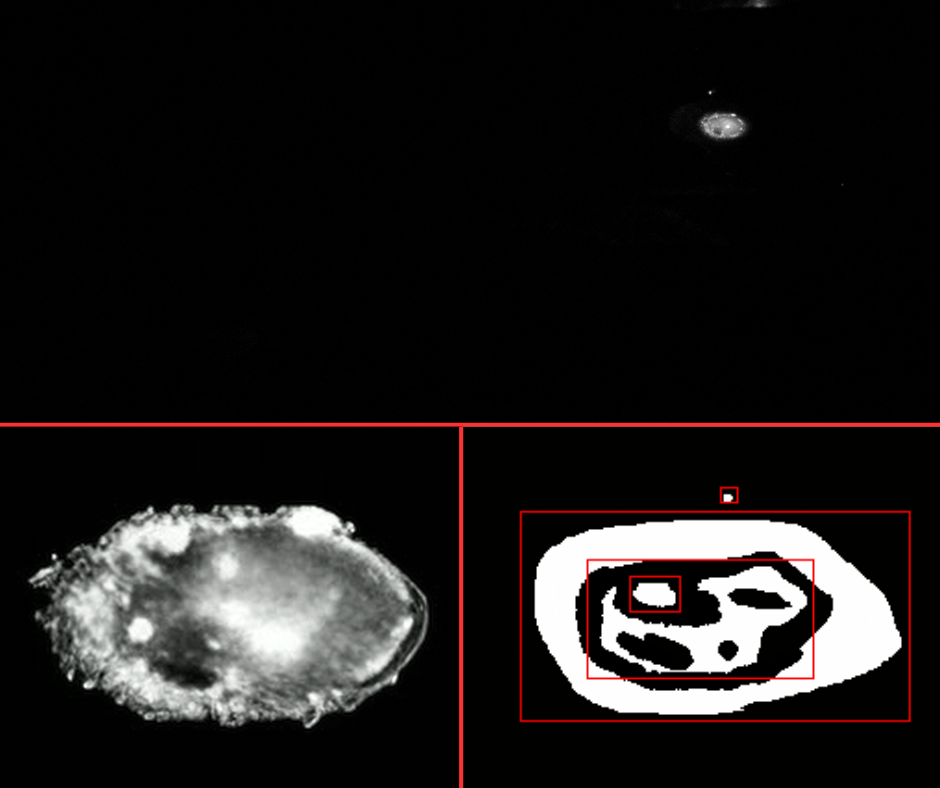
#> input picture assets/metal_pool_collage.png, 940 x 788 px, given in place of polvo_completo_original.avi, which was not available
$ jupyter execute Pipeline_v0_4.2.ipynb   (shell and % lines are left out)
#> lines starting #> are read from the running program, lines starting #| are printed output that depends on the picture; after the words box and inside, x2 and y2 are one past the last pixel; in counts of white or black regions, pixels touching at a corner belong together; pictures that were not available may be replaced by others from this repository, and a replacement may not be noted
[cell 1]
#Eliminamos los frames de un proceso anterior para limpiar las carpetas

[cell 2]
#########################################################################################
# Funciones
#########################################################################################

import cv2
import numpy as np
import os
import glob # libreria para buscar los archivos a procesar
import torch
from tqdm import tqdm
import re

# [46 lines left out: function frames_to_video, not called in this run]


# def frames_to_video(frames_folder, output_path, fps=30):
#   """
#   Crea un video a partir de una carpeta con los frames del video.

#   Args:
#     frames_folder: La ruta a la carpeta que contiene los frames del video.
#     output_path: La ruta al archivo de video de salida.
#     fps: La cantidad de frames por segundo del video.
#   """

#   # Obtener la lista de frames en la carpeta
#   frames = sorted([f for f in os.listdir(frames_folder) if f.endswith(('.jpg', '.png'))])

#   # Leer el primer frame para obtener las dimensiones del video
#   first_frame = cv2.imread(os.path.join(frames_folder, frames[0]))
#   height, width, _ = first_frame.shape

#   # Crear el objeto VideoWriter
#   fourcc = cv2.VideoWriter_fourcc(*'mp4v')  # Códec para MP4
#   video_writer = cv2.VideoWriter(output_path, fourcc, fps, (width, height))

#   # Escribir cada frame en el video
#   for frame_name in frames:
#     frame_path = os.path.join(frames_folder, frame_name)
#     frame = cv2.imread(frame_path)
#     video_writer.write(frame)

#   # Liberar recursos
#   video_writer.release()
#   cv2.destroyAllWindows()


def recorte_auto(input_video_path, output_folder, output_video_path, umbral):
    """
    Procesa un video de una piscina de metal fundido en movimiento horizontal,
    detecta los límites vertical y horizontal donde aparece la piscina entre el
    primer y último frame, recorta todos los frames a estos límites y
    genera un nuevo video.

    Args:
        input_video_path: Ruta del video de entrada
        output_folder: Carpeta donde guardar los frames recortados
        output_video_path: Ruta donde guardar el video resultante
        umbral: Valor de pixel que sirve como umbral entre 0 y 255
    """
#> called with output_folder = 'inputs', output_video_path = '/videos/FULL_umbral70_pl4.mp4', umbral = 70
    # Crear carpeta de salida si no existe
    if not os.path.exists(output_folder):
        os.makedirs(output_folder)

    # Abrir el video
    cap = cv2.VideoCapture(input_video_path)
    if not cap.isOpened():
        print(f"Error: No se pudo abrir el video {input_video_path}")
        return

    # Obtener propiedades del video
    fps = cap.get(cv2.CAP_PROP_FPS)
    frame_count = int(cap.get(cv2.CAP_PROP_FRAME_COUNT))
    width = int(cap.get(cv2.CAP_PROP_FRAME_WIDTH))
    height = int(cap.get(cv2.CAP_PROP_FRAME_HEIGHT))

    print(f"Procesando video: {frame_count} frames, {width}x{height} píxeles, {fps} FPS")

    # Variables para almacenar los límites verticales
    min_y = height
    max_y = 0

    # Variables para almacenar los límites horizontales
    # Inicializamos con valores que garantizan que cubran toda la anchura inicialmente
    min_x_global = width
    max_x_global = 0

    # Primera pasada: Detectar contornos en todos los frames para determinar límites verticales
    # print("Pasada 1: Detectando límites verticales...")

    for _ in tqdm(range(frame_count)):
        ret, frame = cap.read()
        if not ret:
            break

        # Convertir a escala de grises
        gray = cv2.cvtColor(frame, cv2.COLOR_BGR2GRAY)

        # Aplicar umbral fijo de 60
        _, thresh = cv2.threshold(gray, umbral, 255, cv2.THRESH_BINARY)

        # Detectar contornos
        contours, _ = cv2.findContours(thresh, cv2.RETR_EXTERNAL, cv2.CHAIN_APPROX_SIMPLE)

        if contours:
            # Elegir el contorno más grande (asumimos que es la piscina)
            c = max(contours, key=cv2.contourArea)
            x, y, w, h = cv2.boundingRect(c)

            # Actualizar los límites verticales globales
            min_y = min(min_y, y)
            max_y = max(max_y, y + h)
#> this loop made 1 pass
#> (x, y, w, h, min_y, max_y) on pass 1: (52, 505, 376, 223, 505, 728)
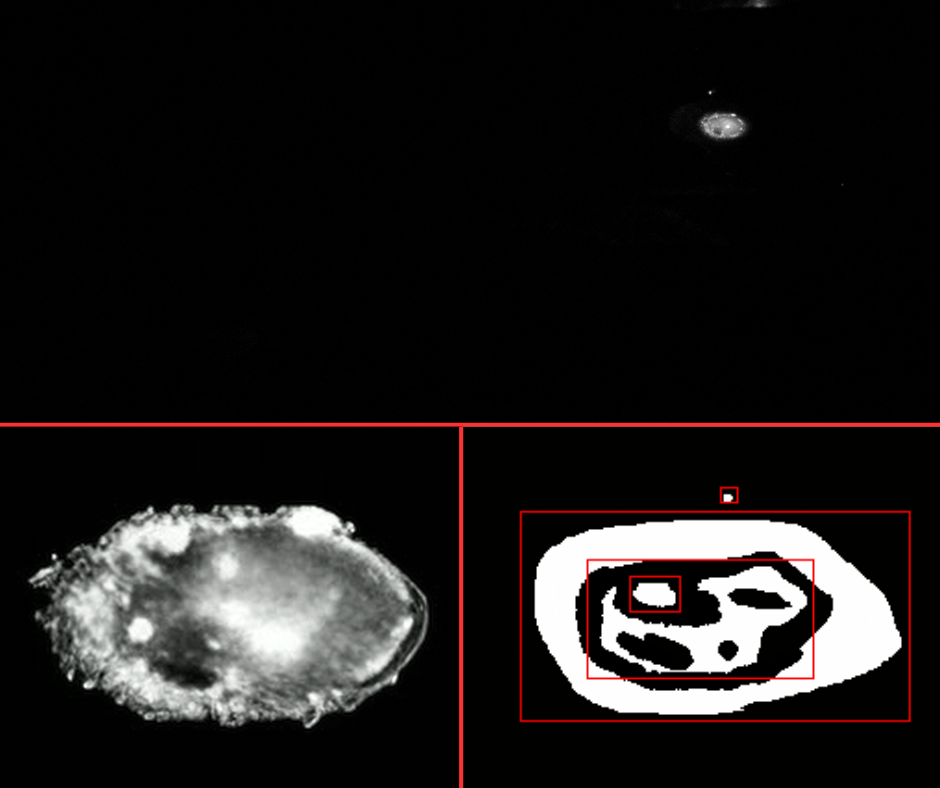
#> input picture assets/metal_pool_collage.png, 940 x 788 px, given in place of polvo_completo_original.avi, which was not available
#> pass 1, in recorte_auto, `gray = cv2.cvtColor(frame, cv2.COLOR_BGR2GRAY)`:
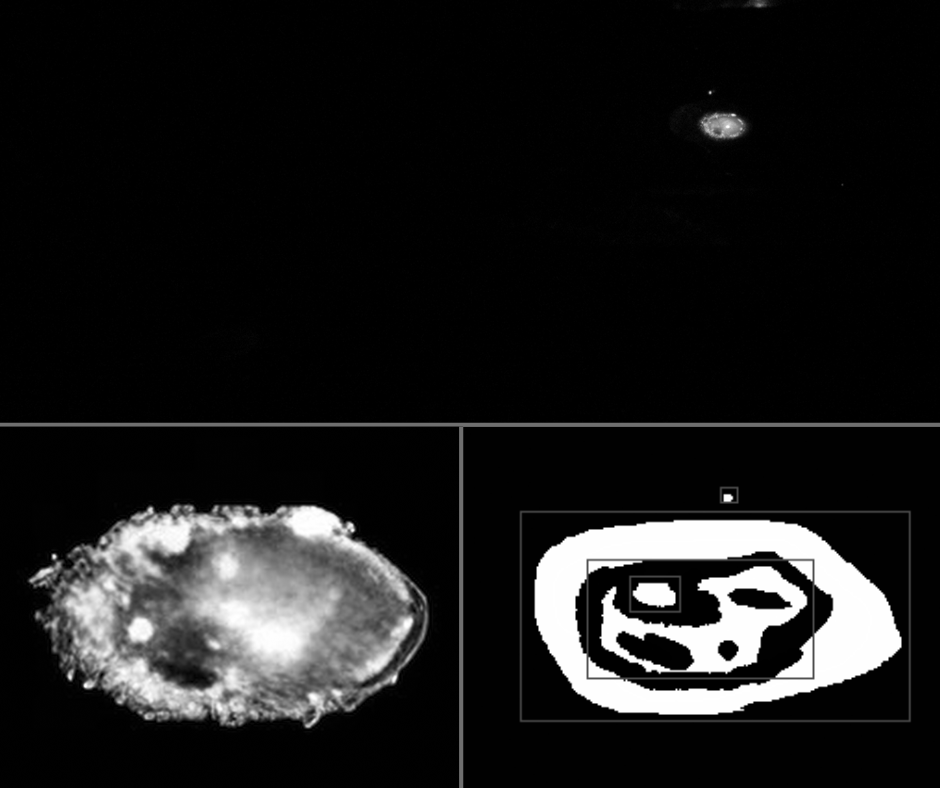
#> gray: shape (788, 940); min 0, max 255, mean 27.9
#> pass 1, in recorte_auto, `_, thresh = cv2.threshold(gray, umbral, 255, cv2.THRESH_BINARY)`:
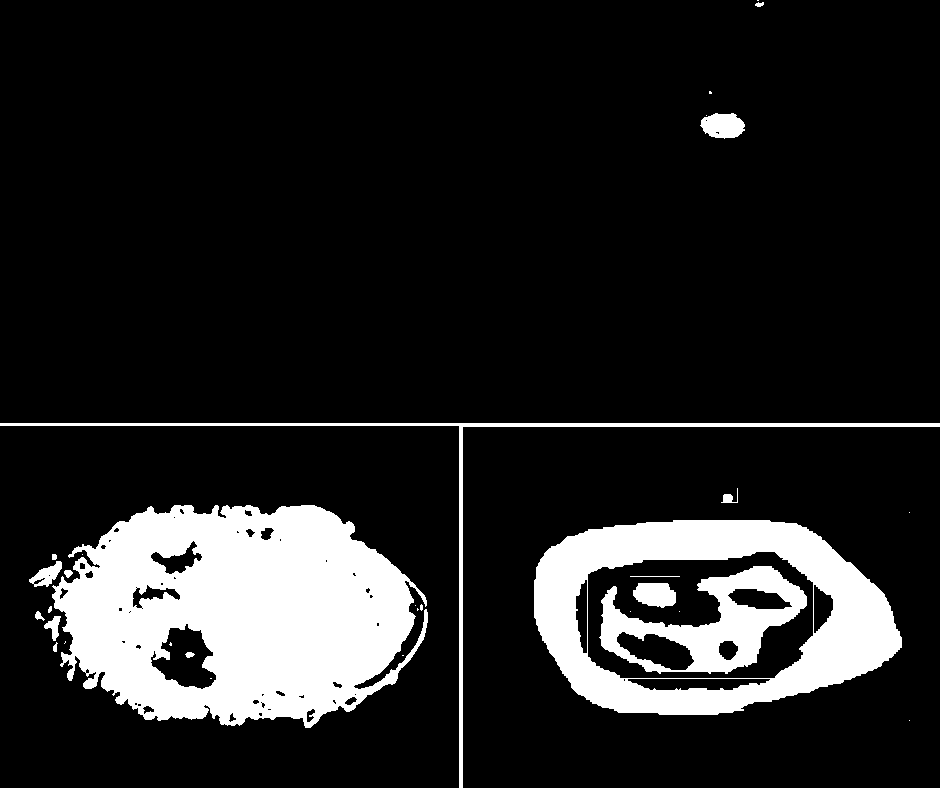
#> thresh: shape (788, 940); 14.2% white; 32 white regions (15 under 20 px), largest, box (x1, y1, x2, y2) and area: (52, 505, 428, 728) 58627, (534, 520, 902, 715) 29975, (599, 566, 807, 674) 9134
#> frame is the input picture: shape (788, 940, 3); mean B, G, R 26.6, 27.2, 29.6

    # Reiniciar el video para detectar los límites horizontales en el primer y último frame
    # print("Detectando límites horizontales en el primer y último frame...")
    cap.release()
    cap = cv2.VideoCapture(input_video_path)

    # Obtener primer frame
    ret, first_frame = cap.read()
    if not ret:
        print("Error: No se pudo leer el primer frame")
        return

    # Procesar primer frame para obtener límites horizontales
    gray = cv2.cvtColor(first_frame, cv2.COLOR_BGR2GRAY)
    _, thresh = cv2.threshold(gray, umbral, 255, cv2.THRESH_BINARY)
    contours, _ = cv2.findContours(thresh, cv2.RETR_EXTERNAL, cv2.CHAIN_APPROX_SIMPLE)

    if contours:
        c = max(contours, key=cv2.contourArea)
#> c = contour of 897 points, box (x1, y1, x2, y2) (52, 505, 428, 728), area 62128
        x, y, w, h = cv2.boundingRect(c)
        min_x_first = x
#> min_x_first = 52
        max_x_first = x + w
#> max_x_first = 428
        # print(f"Límites horizontales en el primer frame: x_min={min_x_first}, x_max={max_x_first}")
    else:
        min_x_first = 0
        max_x_first = width

    # Posicionar en el último frame
    total_frames = int(cap.get(cv2.CAP_PROP_FRAME_COUNT))
    cap.set(cv2.CAP_PROP_POS_FRAMES, total_frames - 1)

    # Obtener último frame
    ret, last_frame = cap.read()
    if not ret:
        print("Error: No se pudo leer el último frame")
        return

    # Procesar último frame para obtener límites horizontales
    gray = cv2.cvtColor(last_frame, cv2.COLOR_BGR2GRAY)
    _, thresh = cv2.threshold(gray, umbral, 255, cv2.THRESH_BINARY)
    contours, _ = cv2.findContours(thresh, cv2.RETR_EXTERNAL, cv2.CHAIN_APPROX_SIMPLE)

    if contours:
        c = max(contours, key=cv2.contourArea)
        x, y, w, h = cv2.boundingRect(c)
        min_x_last = x
#> min_x_last = 52
        max_x_last = x + w
#> max_x_last = 428
        # print(f"Límites horizontales en el último frame: x_min={min_x_last}, x_max={max_x_last}")
    else:
        min_x_last = 0
        max_x_last = width

    # Determinar los límites horizontales globales
    # Extendemos la región para que incluya la posición de la piscina tanto en el inicio como en el final
    min_x_global = min(min_x_first, min_x_last)
#> min_x_global = 52
    max_x_global = max(max_x_first, max_x_last)
#> max_x_global = 428

    # Añadir un margen de seguridad
    margin = 3
    min_y = max(0, min_y - margin)
#> min_y = 502
    max_y = min(height - 1, max_y + margin)
#> max_y = 731
    min_x_global = max(0, min_x_global - margin)
#> min_x_global = 49
    max_x_global = min(width - 1, max_x_global + margin)
#> max_x_global = 431

    # print(f"Límites finales para recorte: y_min={min_y}, y_max={max_y}, x_min={min_x_global}, x_max={max_x_global}")

    # Reiniciar el video para la tercera pasada (recorte y guardado)
    cap.release()
    cap = cv2.VideoCapture(input_video_path)

    # Tercera pasada: recortar y guardar los frames
    # print("Pasada 3: Recortando frames y guardando...")

    # Dimensiones del frame recortado
    new_height = max_y - min_y + 1
#> new_height = 230
    new_width = max_x_global - min_x_global + 1
#> new_width = 383

    # Preparar el escritor de video
    fourcc = cv2.VideoWriter_fourcc(*'mp4v')  # Codec
    out = cv2.VideoWriter(output_video_path, fourcc, fps, (new_width, new_height))

    frame_number = 0
    while True:
        ret, frame = cap.read()
        if not ret:
            break

        # Recortar el frame según los límites detectados
        cropped_frame = frame[min_y:max_y+1, min_x_global:max_x_global+1]
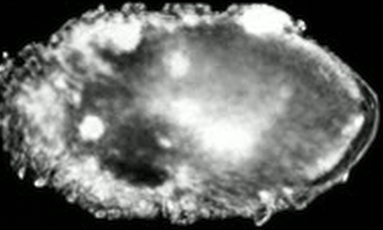
#> cropped_frame: shape (230, 383, 3); mean B, G, R 106.5, 109.6, 106.9

        # Redimensionar para mantener una salida de tamaño constante
        #cropped_frame = cv2.resize(cropped_frame, (width, height))

        # Guardar el frame recortado
        output_path = os.path.join(output_folder, f"frame_{frame_number:04d}.jpg")
        cv2.imwrite(output_path, cropped_frame)

        # Añadir al video de salida
        out.write(cropped_frame)

        frame_number += 1

    # Liberar recursos
    cap.release()
    out.release()

    print(f"Recorte completado.\n")
    # print(f"Dimensiones del recorte: {new_width}x{new_height} píxeles")
    # print(f"Video guardado en: {output_video_path}")
    # print(f"Frames guardados en: {output_folder}")


# [85 lines left out: functions umbral, CLAHE, not called in this run]
